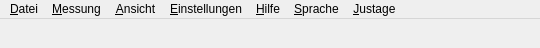
<?xml version="1.0" encoding="UTF-8"?>
<ui version="4.0">
 <class>WMViewBase</class>
 <widget class="QMainWindow" name="WMViewBase">
  <property name="geometry">
   <rect>
    <x>0</x>
    <y>0</y>
    <width>540</width>
    <height>48</height>
   </rect>
  </property>
  <property name="sizePolicy">
   <sizepolicy hsizetype="Preferred" vsizetype="Preferred">
    <horstretch>0</horstretch>
    <verstretch>0</verstretch>
   </sizepolicy>
  </property>
  <property name="minimumSize">
   <size>
    <width>21</width>
    <height>48</height>
   </size>
  </property>
  <property name="maximumSize">
   <size>
    <width>16777215</width>
    <height>48</height>
   </size>
  </property>
  <property name="font">
   <font/>
  </property>
  <property name="windowTitle">
   <string>Wandlermesseinrichtung WM3000I</string>
  </property>
  <widget class="QWidget" name="widget" native="true">
   <property name="geometry">
    <rect>
     <x>0</x>
     <y>23</y>
     <width>540</width>
     <height>25</height>
    </rect>
   </property>
  </widget>
  <widget class="QMenuBar" name="MenuBarEditor">
   <property name="geometry">
    <rect>
     <x>0</x>
     <y>0</y>
     <width>540</width>
     <height>23</height>
    </rect>
   </property>
   <property name="font">
    <font/>
   </property>
   <widget class="QMenu" name="Datei">
    <property name="title">
     <string>&amp;Datei</string>
    </property>
    <widget class="QMenu" name="popupMenu">
     <property name="title">
      <string>&amp;Eigenfehlertabelle</string>
     </property>
     <addaction name="eigenfehlertabelleoeffnenAction"/>
     <addaction name="eigenfehlertabelleSchliessenAction"/>
     <addaction name="eigenfehlertabelleBearbeitenAction"/>
    </widget>
    <widget class="QMenu" name="popupMenu_6">
     <property name="title">
      <string>E&amp;rgebnisdatei</string>
     </property>
     <addaction name="ergebnis_ffnenAction"/>
     <addaction name="ergebnisSchliessenAction"/>
     <addaction name="ergebnisBearbeitenAction"/>
    </widget>
    <addaction name="popupMenu"/>
    <addaction name="separator"/>
    <addaction name="popupMenu_6"/>
    <addaction name="separator"/>
    <addaction name="dateiBeendenAction"/>
   </widget>
   <widget class="QMenu" name="Messung">
    <property name="title">
     <string>&amp;Messung</string>
    </property>
    <addaction name="separator"/>
    <addaction name="messungSpeichernSitzungAction"/>
    <addaction name="messungLaden_SitzungAction"/>
    <addaction name="separator"/>
    <addaction name="messungStartAction"/>
    <addaction name="messungSpeichernMesswerteAction"/>
    <addaction name="separator"/>
    <addaction name="messungOffsetabgleichWM3000Action"/>
    <addaction name="messungOffsetKanalNAction"/>
    <addaction name="messungOffsetKanalXAction"/>
    <addaction name="separator"/>
    <addaction name="messungSimulationAction"/>
   </widget>
   <widget class="QMenu" name="Ansicht">
    <property name="title">
     <string>&amp;Ansicht</string>
    </property>
    <addaction name="ansichtFehlerMessungAction"/>
    <addaction name="ansichtIstwerteAction"/>
    <addaction name="ansichtOffsetAction"/>
    <addaction name="ansichtEigenfehlerAction"/>
    <addaction name="ansichtDialogAction"/>
    <addaction name="ansichtEN61850Action"/>
    <addaction name="ansichtScopeAction"/>
   </widget>
   <widget class="QMenu" name="Einstellungen">
    <property name="title">
     <string>&amp;Einstellungen</string>
    </property>
    <addaction name="einstellungenConfAction"/>
    <addaction name="einstellungenBereichAction"/>
   </widget>
   <widget class="QMenu" name="Hilfe">
    <property name="title">
     <string>&amp;Hilfe</string>
    </property>
    <addaction name="hilfeInfoAction"/>
    <addaction name="hilfeInfo_ber_ZeraAction"/>
    <addaction name="hilfeInfo_ber_QtAction"/>
    <addaction name="separator"/>
    <addaction name="hilfeVersionAction"/>
    <addaction name="hilfeReleaseInfoAction"/>
    <addaction name="separator"/>
    <addaction name="hilfeSelbsttestAction"/>
   </widget>
   <widget class="QMenu" name="Sprache">
    <property name="title">
     <string>&amp;Sprache</string>
    </property>
    <addaction name="spracheDeutschAction"/>
    <addaction name="spracheEnglischAction_2"/>
    <addaction name="sprachePolnischAction"/>
   </widget>
   <widget class="QMenu" name="Justage">
    <property name="title">
     <string>&amp;Justage</string>
    </property>
    <addaction name="JustageAmplitudeAction"/>
    <addaction name="JustagePhaseAction"/>
    <addaction name="JustageKoeffBerechnungAction"/>
    <addaction name="separator"/>
    <addaction name="JustageOffsetAction"/>
    <addaction name="JustageOffsetBerechnungAction"/>
    <addaction name="separator"/>
    <addaction name="justageFlashProgAction"/>
    <addaction name="justageFlasExportAction"/>
    <addaction name="justageFlashImportAction"/>
   </widget>
   <addaction name="Datei"/>
   <addaction name="Messung"/>
   <addaction name="Ansicht"/>
   <addaction name="Einstellungen"/>
   <addaction name="Hilfe"/>
   <addaction name="Sprache"/>
   <addaction name="Justage"/>
  </widget>
  <action name="dateiEigenfehlertabelleAction">
   <property name="checked">
    <bool>false</bool>
   </property>
   <property name="text">
    <string>&amp;Eigenfehlertabelle</string>
   </property>
   <property name="iconText">
    <string>&amp;Eigenfehlertabelle</string>
   </property>
   <property name="toolTip">
    <string>&amp;Eigenfehlertabelle</string>
   </property>
   <property name="statusTip">
    <string>Menu Eigenfehlertabelle</string>
   </property>
   <property name="name" stdset="0">
    <cstring>dateiEigenfehlertabelleAction</cstring>
   </property>
  </action>
  <action name="dateiBeendenAction">
   <property name="text">
    <string>&amp;Beenden</string>
   </property>
   <property name="iconText">
    <string>&amp;Beenden</string>
   </property>
   <property name="statusTip">
    <string>Beendet das laufende Programm</string>
   </property>
   <property name="shortcut">
    <string>Ctrl+X</string>
   </property>
   <property name="name" stdset="0">
    <cstring>dateiBeendenAction</cstring>
   </property>
  </action>
  <action name="messungBereichAction">
   <property name="text">
    <string>&amp;Bereich</string>
   </property>
   <property name="iconText">
    <string>&amp;Bereich</string>
   </property>
   <property name="statusTip">
    <string>Bereiche auswählen</string>
   </property>
   <property name="shortcut">
    <string>F4</string>
   </property>
   <property name="name" stdset="0">
    <cstring>messungBereichAction</cstring>
   </property>
  </action>
  <action name="messungSpeichernSitzungAction">
   <property name="text">
    <string>&amp;Speichern Sitzung</string>
   </property>
   <property name="iconText">
    <string>&amp;Speichern Sitzung</string>
   </property>
   <property name="statusTip">
    <string>Speichert alle aktuellen Einstellungen in einer Datei</string>
   </property>
   <property name="name" stdset="0">
    <cstring>messungSpeichernSitzungAction</cstring>
   </property>
  </action>
  <action name="messungLaden_SitzungAction">
   <property name="text">
    <string>&amp;Laden Sitzung</string>
   </property>
   <property name="iconText">
    <string>&amp;Laden Sitzung</string>
   </property>
   <property name="statusTip">
    <string>Liesst alle Einstellungen aus einer Datei</string>
   </property>
   <property name="name" stdset="0">
    <cstring>messungLaden_SitzungAction</cstring>
   </property>
  </action>
  <action name="messungStartAction">
   <property name="text">
    <string>&amp;Start</string>
   </property>
   <property name="iconText">
    <string>&amp;Start</string>
   </property>
   <property name="statusTip">
    <string>Messung starten</string>
   </property>
   <property name="shortcut">
    <string>F5</string>
   </property>
   <property name="name" stdset="0">
    <cstring>messungStartAction</cstring>
   </property>
  </action>
  <action name="messungSimulationAction">
   <property name="checkable">
    <bool>true</bool>
   </property>
   <property name="text">
    <string>S&amp;imulation</string>
   </property>
   <property name="iconText">
    <string>Si&amp;mulation</string>
   </property>
   <property name="statusTip">
    <string>Simulierte Messung durchführen</string>
   </property>
   <property name="name" stdset="0">
    <cstring>messungSimulationAction</cstring>
   </property>
  </action>
  <action name="ansichtFehlerMessungAction">
   <property name="checkable">
    <bool>true</bool>
   </property>
   <property name="text">
    <string>&amp;Fehlerwerte</string>
   </property>
   <property name="iconText">
    <string>&amp;FehlerMessung</string>
   </property>
   <property name="statusTip">
    <string>Fehlermesswerte Fenster</string>
   </property>
   <property name="name" stdset="0">
    <cstring>ansichtFehlerMessungAction</cstring>
   </property>
  </action>
  <action name="ansichtEigenfehlerAction">
   <property name="checkable">
    <bool>true</bool>
   </property>
   <property name="text">
    <string>&amp;Eigenfehler</string>
   </property>
   <property name="iconText">
    <string>&amp;Eigenfehler</string>
   </property>
   <property name="statusTip">
    <string>Eigenfehler Fenster</string>
   </property>
   <property name="name" stdset="0">
    <cstring>ansichtEigenfehlerAction</cstring>
   </property>
  </action>
  <action name="ansichtDialogAction">
   <property name="checkable">
    <bool>true</bool>
   </property>
   <property name="text">
    <string>&amp;Dialog</string>
   </property>
   <property name="iconText">
    <string>&amp;Dialog</string>
   </property>
   <property name="statusTip">
    <string>Dialog Fenster</string>
   </property>
   <property name="name" stdset="0">
    <cstring>ansichtDialogAction</cstring>
   </property>
  </action>
  <action name="einstellungenConfAction">
   <property name="text">
    <string>&amp;Konfiguration</string>
   </property>
   <property name="iconText">
    <string>&amp;Konfiguration</string>
   </property>
   <property name="statusTip">
    <string>Messeinrichtung konfigurieren</string>
   </property>
   <property name="name" stdset="0">
    <cstring>einstellungenConfAction</cstring>
   </property>
  </action>
  <action name="hilfeInfoAction">
   <property name="text">
    <string>&amp;Info</string>
   </property>
   <property name="iconText">
    <string>&amp;Info</string>
   </property>
   <property name="statusTip">
    <string>Informationen zur Messeinrichtung</string>
   </property>
   <property name="name" stdset="0">
    <cstring>hilfeInfoAction</cstring>
   </property>
  </action>
  <action name="hilfeInfo_ber_ZeraAction">
   <property name="text">
    <string>Info über &amp;Zera</string>
   </property>
   <property name="iconText">
    <string>Informationen zu Zera</string>
   </property>
   <property name="statusTip">
    <string>Informationen zu ZERA</string>
   </property>
   <property name="name" stdset="0">
    <cstring>hilfeInfo_ber_ZeraAction</cstring>
   </property>
  </action>
  <action name="hilfeInfo_ber_QtAction">
   <property name="text">
    <string>Info über &amp;Qt</string>
   </property>
   <property name="iconText">
    <string>Informationen zu Qt</string>
   </property>
   <property name="name" stdset="0">
    <cstring>hilfeInfo_ber_QtAction</cstring>
   </property>
  </action>
  <action name="dateiErgebnisdateiAction">
   <property name="text">
    <string>E&amp;rgebnisdatei</string>
   </property>
   <property name="iconText">
    <string>E&amp;rgebnisdatei</string>
   </property>
   <property name="statusTip">
    <string>Schliesst die geladene Eigenfehlertabelle</string>
   </property>
   <property name="name" stdset="0">
    <cstring>dateiErgebnisdateiAction</cstring>
   </property>
  </action>
  <action name="ansichtIstwerteAction">
   <property name="checkable">
    <bool>true</bool>
   </property>
   <property name="text">
    <string>&amp;Vektoren</string>
   </property>
   <property name="iconText">
    <string>Istwerte</string>
   </property>
   <property name="statusTip">
    <string>Istwerte Fenster</string>
   </property>
   <property name="name" stdset="0">
    <cstring>ansichtIstwerteAction</cstring>
   </property>
  </action>
  <action name="eigenfehlertabelleoeffnenAction">
   <property name="text">
    <string>&amp;Öffnen</string>
   </property>
   <property name="iconText">
    <string>&amp;Öffnen</string>
   </property>
   <property name="statusTip">
    <string>Öffnen einer Eigenfehlertabelle</string>
   </property>
   <property name="name" stdset="0">
    <cstring>eigenfehlertabelleoeffnenAction</cstring>
   </property>
  </action>
  <action name="eigenfehlertabelleSchliessenAction">
   <property name="text">
    <string>&amp;Schliessen</string>
   </property>
   <property name="iconText">
    <string>&amp;Schliessen</string>
   </property>
   <property name="statusTip">
    <string>Schliessen der Eigenfehlertabelle</string>
   </property>
   <property name="name" stdset="0">
    <cstring>eigenfehlertabelleSchliessenAction</cstring>
   </property>
  </action>
  <action name="eigenfehlertabelleBearbeitenAction">
   <property name="text">
    <string>&amp;Bearbeiten</string>
   </property>
   <property name="iconText">
    <string>&amp;Bearbeiten</string>
   </property>
   <property name="statusTip">
    <string>Bearbeiten einer Eigenfehlertabelle</string>
   </property>
   <property name="name" stdset="0">
    <cstring>eigenfehlertabelleBearbeitenAction</cstring>
   </property>
  </action>
  <action name="ergebnisSchliessenAction">
   <property name="text">
    <string>&amp;Schliessen</string>
   </property>
   <property name="iconText">
    <string>&amp;Schliessen</string>
   </property>
   <property name="statusTip">
    <string>Schliessen der Ergebnisdatei</string>
   </property>
   <property name="name" stdset="0">
    <cstring>ergebnisSchliessenAction</cstring>
   </property>
  </action>
  <action name="ergebnisBearbeitenAction">
   <property name="text">
    <string>&amp;Bearbeiten</string>
   </property>
   <property name="iconText">
    <string>&amp;Bearbeiten</string>
   </property>
   <property name="statusTip">
    <string>Bearbeiten einer Ergebnisdatei</string>
   </property>
   <property name="name" stdset="0">
    <cstring>ergebnisBearbeitenAction</cstring>
   </property>
  </action>
  <action name="messungSpeichernMesswerteAction">
   <property name="text">
    <string>Speichern &amp;Messwerte</string>
   </property>
   <property name="iconText">
    <string>Speichern Messwerte</string>
   </property>
   <property name="shortcut">
    <string>F6</string>
   </property>
   <property name="name" stdset="0">
    <cstring>messungSpeichernMesswerteAction</cstring>
   </property>
  </action>
  <action name="ergebnis_ffnenAction">
   <property name="text">
    <string>&amp;Öffnen</string>
   </property>
   <property name="iconText">
    <string>&amp;Öffnen</string>
   </property>
   <property name="statusTip">
    <string>Öffnen der Ergebnisdatei</string>
   </property>
   <property name="name" stdset="0">
    <cstring>ergebnis_ffnenAction</cstring>
   </property>
  </action>
  <action name="eigenfehlertabelleNeuAction">
   <property name="text">
    <string>&amp;Neu</string>
   </property>
   <property name="iconText">
    <string>&amp;Neu</string>
   </property>
   <property name="name" stdset="0">
    <cstring>eigenfehlertabelleNeuAction</cstring>
   </property>
  </action>
  <action name="einstellungenBereichAction">
   <property name="text">
    <string>&amp;Bereiche</string>
   </property>
   <property name="iconText">
    <string>&amp;Bereich</string>
   </property>
   <property name="statusTip">
    <string>Bereiche anwählen</string>
   </property>
   <property name="shortcut">
    <string>F7</string>
   </property>
   <property name="name" stdset="0">
    <cstring>einstellungenBereichAction</cstring>
   </property>
  </action>
  <action name="einstellungenTestRAutoAction">
   <property name="text">
    <string>BereichAuto</string>
   </property>
   <property name="iconText">
    <string>BAuto</string>
   </property>
   <property name="name" stdset="0">
    <cstring>einstellungenTestRAutoAction</cstring>
   </property>
  </action>
  <action name="JustageAmplitudeAction">
   <property name="text">
    <string>&amp;Amplitude</string>
   </property>
   <property name="iconText">
    <string>Amplitude</string>
   </property>
   <property name="statusTip">
    <string>Amplitudenabgleich mit externer Steuerung</string>
   </property>
   <property name="name" stdset="0">
    <cstring>JustageAmplitudeAction</cstring>
   </property>
  </action>
  <action name="JustagePhaseAction">
   <property name="text">
    <string>&amp;Phase</string>
   </property>
   <property name="iconText">
    <string>Phasen</string>
   </property>
   <property name="statusTip">
    <string>Phasenlage Justage automatisch</string>
   </property>
   <property name="name" stdset="0">
    <cstring>JustagePhaseAction</cstring>
   </property>
  </action>
  <action name="Action">
   <property name="iconText">
    <string>Action</string>
   </property>
   <property name="name" stdset="0">
    <cstring>Action</cstring>
   </property>
  </action>
  <action name="Action_2">
   <property name="iconText">
    <string>Action_2</string>
   </property>
   <property name="name" stdset="0">
    <cstring>Action_2</cstring>
   </property>
  </action>
  <action name="Action_3">
   <property name="iconText">
    <string>Action_3</string>
   </property>
   <property name="name" stdset="0">
    <cstring>Action_3</cstring>
   </property>
  </action>
  <action name="Action_4">
   <property name="iconText">
    <string>Action_4</string>
   </property>
   <property name="name" stdset="0">
    <cstring>Action_4</cstring>
   </property>
  </action>
  <action name="JustageKoeffBerechnungAction">
   <property name="text">
    <string>Phasen&amp;berechnung</string>
   </property>
   <property name="iconText">
    <string>Phasenberechnung</string>
   </property>
   <property name="statusTip">
    <string>Phasenlage Koeffizientenberechnung</string>
   </property>
   <property name="name" stdset="0">
    <cstring>JustageKoeffBerechnungAction</cstring>
   </property>
  </action>
  <action name="ansichtEN61850Action">
   <property name="checkable">
    <bool>true</bool>
   </property>
   <property name="text">
    <string>E&amp;N61850</string>
   </property>
   <property name="iconText">
    <string>E&amp;N61850</string>
   </property>
   <property name="statusTip">
    <string>EN61850 Statusanzeige</string>
   </property>
   <property name="name" stdset="0">
    <cstring>ansichtEN61850Action</cstring>
   </property>
  </action>
  <action name="spracheDeutschAction">
   <property name="icon">
    <iconset>
     <normaloff>images/Flags/de.png</normaloff>images/Flags/de.png</iconset>
   </property>
   <property name="text">
    <string>Deutsch</string>
   </property>
   <property name="iconText">
    <string>Deutsch</string>
   </property>
   <property name="name" stdset="0">
    <cstring>spracheDeutschAction</cstring>
   </property>
  </action>
  <action name="spracheEnglischAction">
   <property name="icon">
    <iconset>
     <normaloff>gb.png</normaloff>gb.png</iconset>
   </property>
   <property name="text">
    <string>Englisch</string>
   </property>
   <property name="iconText">
    <string>Englisch</string>
   </property>
   <property name="name" stdset="0">
    <cstring>spracheEnglischAction</cstring>
   </property>
  </action>
  <action name="spracheEnglischAction_2">
   <property name="icon">
    <iconset>
     <normaloff>images/Flags/gb.png</normaloff>images/Flags/gb.png</iconset>
   </property>
   <property name="text">
    <string>Englisch</string>
   </property>
   <property name="iconText">
    <string>Englisch</string>
   </property>
   <property name="name" stdset="0">
    <cstring>spracheEnglischAction_2</cstring>
   </property>
  </action>
  <action name="justageFlashProgAction">
   <property name="text">
    <string>F&amp;lash programmieren</string>
   </property>
   <property name="iconText">
    <string>new item</string>
   </property>
   <property name="name" stdset="0">
    <cstring>justageFlashProgAction</cstring>
   </property>
  </action>
  <action name="justageFlasExportAction">
   <property name="text">
    <string>Flash data &amp;export</string>
   </property>
   <property name="iconText">
    <string>new item</string>
   </property>
   <property name="name" stdset="0">
    <cstring>justageFlasExportAction</cstring>
   </property>
  </action>
  <action name="justageFlashImportAction">
   <property name="text">
    <string>Flash data &amp;import</string>
   </property>
   <property name="iconText">
    <string>new item</string>
   </property>
   <property name="name" stdset="0">
    <cstring>justageFlashImportAction</cstring>
   </property>
  </action>
  <action name="hilfeVersionAction">
   <property name="text">
    <string>&amp;Version</string>
   </property>
   <property name="iconText">
    <string>&amp;Version</string>
   </property>
   <property name="statusTip">
    <string>Übersicht Versionen</string>
   </property>
   <property name="name" stdset="0">
    <cstring>hilfeVersionAction</cstring>
   </property>
  </action>
  <action name="Action_5">
   <property name="iconText">
    <string>Unnamed</string>
   </property>
   <property name="name" stdset="0">
    <cstring>Action_5</cstring>
   </property>
  </action>
  <action name="hilfeSelbsttestAction">
   <property name="text">
    <string>&amp;Selbsttest</string>
   </property>
   <property name="iconText">
    <string>new item</string>
   </property>
   <property name="statusTip">
    <string>Selbsttest starten</string>
   </property>
   <property name="name" stdset="0">
    <cstring>hilfeSelbsttestAction</cstring>
   </property>
  </action>
  <action name="hilfeReleaseInfoAction">
   <property name="text">
    <string>&amp;Release Info</string>
   </property>
  </action>
  <action name="sprachePolnischAction">
   <property name="icon">
    <iconset>
     <normaloff>images/Flags/pl.png</normaloff>images/Flags/pl.png</iconset>
   </property>
   <property name="text">
    <string>Polnisch</string>
   </property>
  </action>
  <action name="messungOffsetabgleichWM3000Action">
   <property name="text">
    <string>Offsetabgleich WM3000</string>
   </property>
  </action>
  <action name="messungOffsetKanalNAction">
   <property name="text">
    <string>Offsetmessung Kanal N</string>
   </property>
  </action>
  <action name="messungOffsetKanalXAction">
   <property name="text">
    <string>Offsetmessung Kanal X</string>
   </property>
  </action>
  <action name="JustageOffsetAction">
   <property name="text">
    <string>Offset</string>
   </property>
  </action>
  <action name="JustageOffsetBerechnungAction">
   <property name="text">
    <string>Offsetberechnung</string>
   </property>
  </action>
  <action name="ansichtOffsetAction">
   <property name="checkable">
    <bool>true</bool>
   </property>
   <property name="text">
    <string>Offset</string>
   </property>
  </action>
  <action name="ansichtScopeAction">
   <property name="checkable">
    <bool>true</bool>
   </property>
   <property name="text">
    <string>Kurve</string>
   </property>
   <property name="ansichtScopeAction" stdset="0">
    <string/>
   </property>
  </action>
 </widget>
 <layoutdefault spacing="6" margin="11"/>
 <pixmapfunction>qPixmapFromMimeSource</pixmapfunction>
 <customwidgets>
  <customwidget>
   <class>QMainWindow</class>
   <extends>QWidget</extends>
   <header>qmainwindow.h</header>
   <container>1</container>
  </customwidget>
 </customwidgets>
 <includes>
  <include location="global">qlabel.h</include>
  <include location="local">maxrecentfiles.h</include>
  <include location="local">confdata.h</include>
  <include location="local">wmeditor.h</include>
  <include location="local">widgetgeometry.h</include>
 </includes>
 <resources/>
 <connections>
  <connection>
   <sender>messungSimulationAction</sender>
   <signal>activated()</signal>
   <receiver>WMViewBase</receiver>
   <slot>SimulationSlot()</slot>
   <hints>
    <hint type="sourcelabel">
     <x>-1</x>
     <y>-1</y>
    </hint>
    <hint type="destinationlabel">
     <x>20</x>
     <y>20</y>
    </hint>
   </hints>
  </connection>
  <connection>
   <sender>messungStartAction</sender>
   <signal>activated()</signal>
   <receiver>WMViewBase</receiver>
   <slot>StartSlot()</slot>
   <hints>
    <hint type="sourcelabel">
     <x>-1</x>
     <y>-1</y>
    </hint>
    <hint type="destinationlabel">
     <x>20</x>
     <y>20</y>
    </hint>
   </hints>
  </connection>
  <connection>
   <sender>eigenfehlertabelleoeffnenAction</sender>
   <signal>activated()</signal>
   <receiver>WMViewBase</receiver>
   <slot>OpenOETFileSlot()</slot>
   <hints>
    <hint type="sourcelabel">
     <x>-1</x>
     <y>-1</y>
    </hint>
    <hint type="destinationlabel">
     <x>20</x>
     <y>20</y>
    </hint>
   </hints>
  </connection>
  <connection>
   <sender>eigenfehlertabelleSchliessenAction</sender>
   <signal>activated()</signal>
   <receiver>WMViewBase</receiver>
   <slot>CloseOETFileSlot()</slot>
   <hints>
    <hint type="sourcelabel">
     <x>-1</x>
     <y>-1</y>
    </hint>
    <hint type="destinationlabel">
     <x>20</x>
     <y>20</y>
    </hint>
   </hints>
  </connection>
  <connection>
   <sender>eigenfehlertabelleBearbeitenAction</sender>
   <signal>activated()</signal>
   <receiver>WMViewBase</receiver>
   <slot>EditOETFileSlot()</slot>
   <hints>
    <hint type="sourcelabel">
     <x>-1</x>
     <y>-1</y>
    </hint>
    <hint type="destinationlabel">
     <x>20</x>
     <y>20</y>
    </hint>
   </hints>
  </connection>
  <connection>
   <sender>ergebnis_ffnenAction</sender>
   <signal>activated()</signal>
   <receiver>WMViewBase</receiver>
   <slot>OpenResultFileSlot()</slot>
   <hints>
    <hint type="sourcelabel">
     <x>-1</x>
     <y>-1</y>
    </hint>
    <hint type="destinationlabel">
     <x>20</x>
     <y>20</y>
    </hint>
   </hints>
  </connection>
  <connection>
   <sender>ergebnisSchliessenAction</sender>
   <signal>activated()</signal>
   <receiver>WMViewBase</receiver>
   <slot>CloseResultFileSlot()</slot>
   <hints>
    <hint type="sourcelabel">
     <x>-1</x>
     <y>-1</y>
    </hint>
    <hint type="destinationlabel">
     <x>20</x>
     <y>20</y>
    </hint>
   </hints>
  </connection>
  <connection>
   <sender>ergebnisBearbeitenAction</sender>
   <signal>activated()</signal>
   <receiver>WMViewBase</receiver>
   <slot>EditResultFileSlot()</slot>
   <hints>
    <hint type="sourcelabel">
     <x>-1</x>
     <y>-1</y>
    </hint>
    <hint type="destinationlabel">
     <x>20</x>
     <y>20</y>
    </hint>
   </hints>
  </connection>
  <connection>
   <sender>messungSpeichernSitzungAction</sender>
   <signal>activated()</signal>
   <receiver>WMViewBase</receiver>
   <slot>StoreSessionSlot()</slot>
   <hints>
    <hint type="sourcelabel">
     <x>-1</x>
     <y>-1</y>
    </hint>
    <hint type="destinationlabel">
     <x>20</x>
     <y>20</y>
    </hint>
   </hints>
  </connection>
  <connection>
   <sender>messungLaden_SitzungAction</sender>
   <signal>activated()</signal>
   <receiver>WMViewBase</receiver>
   <slot>onLoadSessionSlot()</slot>
   <hints>
    <hint type="sourcelabel">
     <x>-1</x>
     <y>-1</y>
    </hint>
    <hint type="destinationlabel">
     <x>20</x>
     <y>20</y>
    </hint>
   </hints>
  </connection>
  <connection>
   <sender>dateiBeendenAction</sender>
   <signal>activated()</signal>
   <receiver>WMViewBase</receiver>
   <slot>close()</slot>
   <hints>
    <hint type="sourcelabel">
     <x>-1</x>
     <y>-1</y>
    </hint>
    <hint type="destinationlabel">
     <x>20</x>
     <y>20</y>
    </hint>
   </hints>
  </connection>
  <connection>
   <sender>messungSpeichernMesswerteAction</sender>
   <signal>activated()</signal>
   <receiver>WMViewBase</receiver>
   <slot>StoreResultSlot()</slot>
   <hints>
    <hint type="sourcelabel">
     <x>-1</x>
     <y>-1</y>
    </hint>
    <hint type="destinationlabel">
     <x>20</x>
     <y>20</y>
    </hint>
   </hints>
  </connection>
  <connection>
   <sender>dateiBeendenAction</sender>
   <signal>activated()</signal>
   <receiver>WMViewBase</receiver>
   <slot>close()</slot>
   <hints>
    <hint type="sourcelabel">
     <x>-1</x>
     <y>-1</y>
    </hint>
    <hint type="destinationlabel">
     <x>20</x>
     <y>20</y>
    </hint>
   </hints>
  </connection>
  <connection>
   <sender>spracheDeutschAction</sender>
   <signal>activated()</signal>
   <receiver>WMViewBase</receiver>
   <slot>SetGermanSlot()</slot>
   <hints>
    <hint type="sourcelabel">
     <x>-1</x>
     <y>-1</y>
    </hint>
    <hint type="destinationlabel">
     <x>20</x>
     <y>20</y>
    </hint>
   </hints>
  </connection>
  <connection>
   <sender>spracheEnglischAction_2</sender>
   <signal>activated()</signal>
   <receiver>WMViewBase</receiver>
   <slot>SetEnglishSlot()</slot>
   <hints>
    <hint type="sourcelabel">
     <x>-1</x>
     <y>-1</y>
    </hint>
    <hint type="destinationlabel">
     <x>20</x>
     <y>20</y>
    </hint>
   </hints>
  </connection>
  <connection>
   <sender>justageFlashProgAction</sender>
   <signal>activated()</signal>
   <receiver>WMViewBase</receiver>
   <slot>JustFlashProgSlot()</slot>
   <hints>
    <hint type="sourcelabel">
     <x>-1</x>
     <y>-1</y>
    </hint>
    <hint type="destinationlabel">
     <x>20</x>
     <y>20</y>
    </hint>
   </hints>
  </connection>
  <connection>
   <sender>justageFlashImportAction</sender>
   <signal>activated()</signal>
   <receiver>WMViewBase</receiver>
   <slot>JustFlashImportSlot()</slot>
   <hints>
    <hint type="sourcelabel">
     <x>-1</x>
     <y>-1</y>
    </hint>
    <hint type="destinationlabel">
     <x>20</x>
     <y>20</y>
    </hint>
   </hints>
  </connection>
  <connection>
   <sender>justageFlasExportAction</sender>
   <signal>activated()</signal>
   <receiver>WMViewBase</receiver>
   <slot>JustFlashExportSlot()</slot>
   <hints>
    <hint type="sourcelabel">
     <x>-1</x>
     <y>-1</y>
    </hint>
    <hint type="destinationlabel">
     <x>20</x>
     <y>20</y>
    </hint>
   </hints>
  </connection>
  <connection>
   <sender>sprachePolnischAction</sender>
   <signal>activated()</signal>
   <receiver>WMViewBase</receiver>
   <slot>SetPolishSlot()</slot>
   <hints>
    <hint type="sourcelabel">
     <x>-1</x>
     <y>-1</y>
    </hint>
    <hint type="destinationlabel">
     <x>269</x>
     <y>23</y>
    </hint>
   </hints>
  </connection>
 </connections>
</ui>
